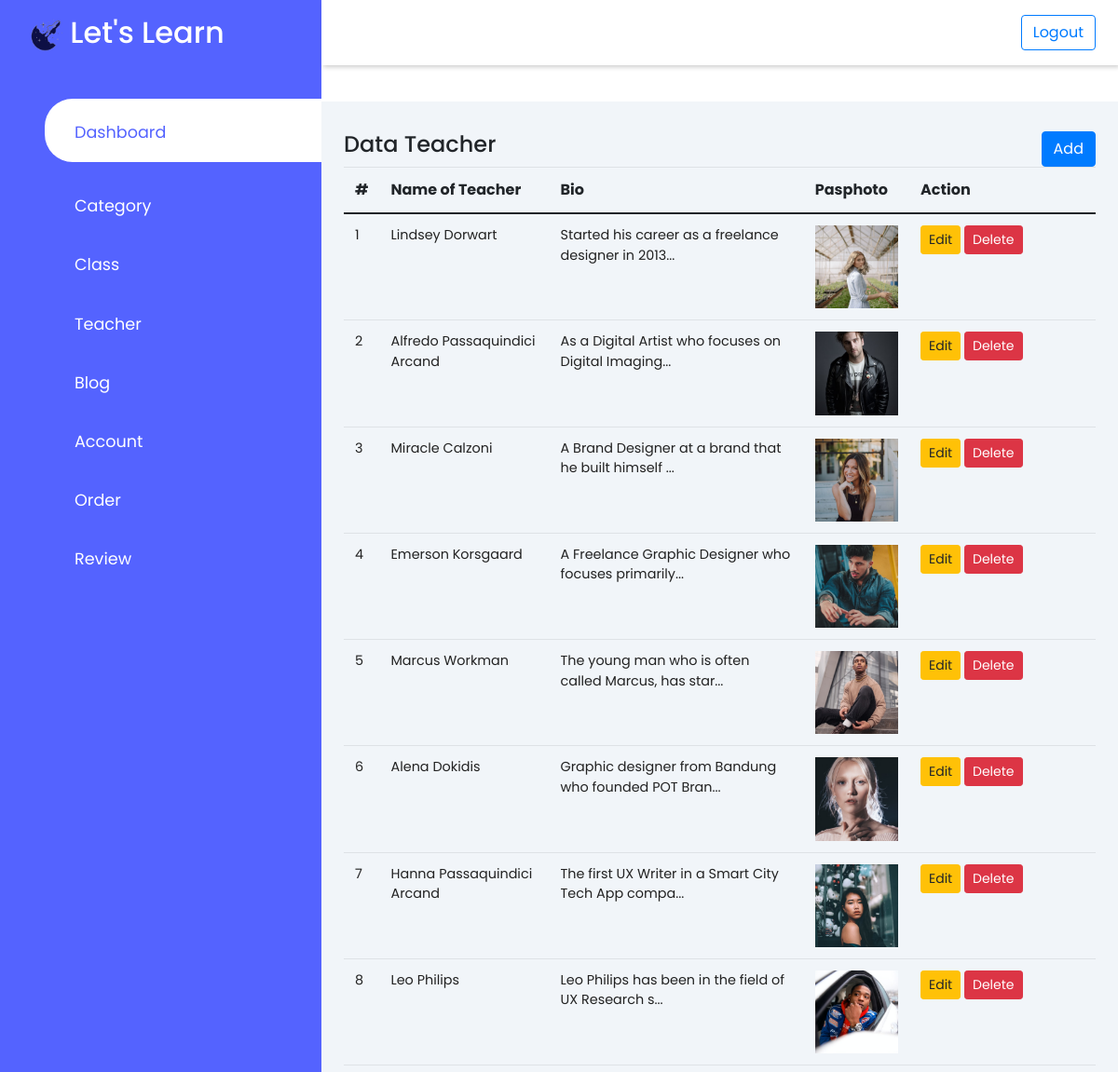
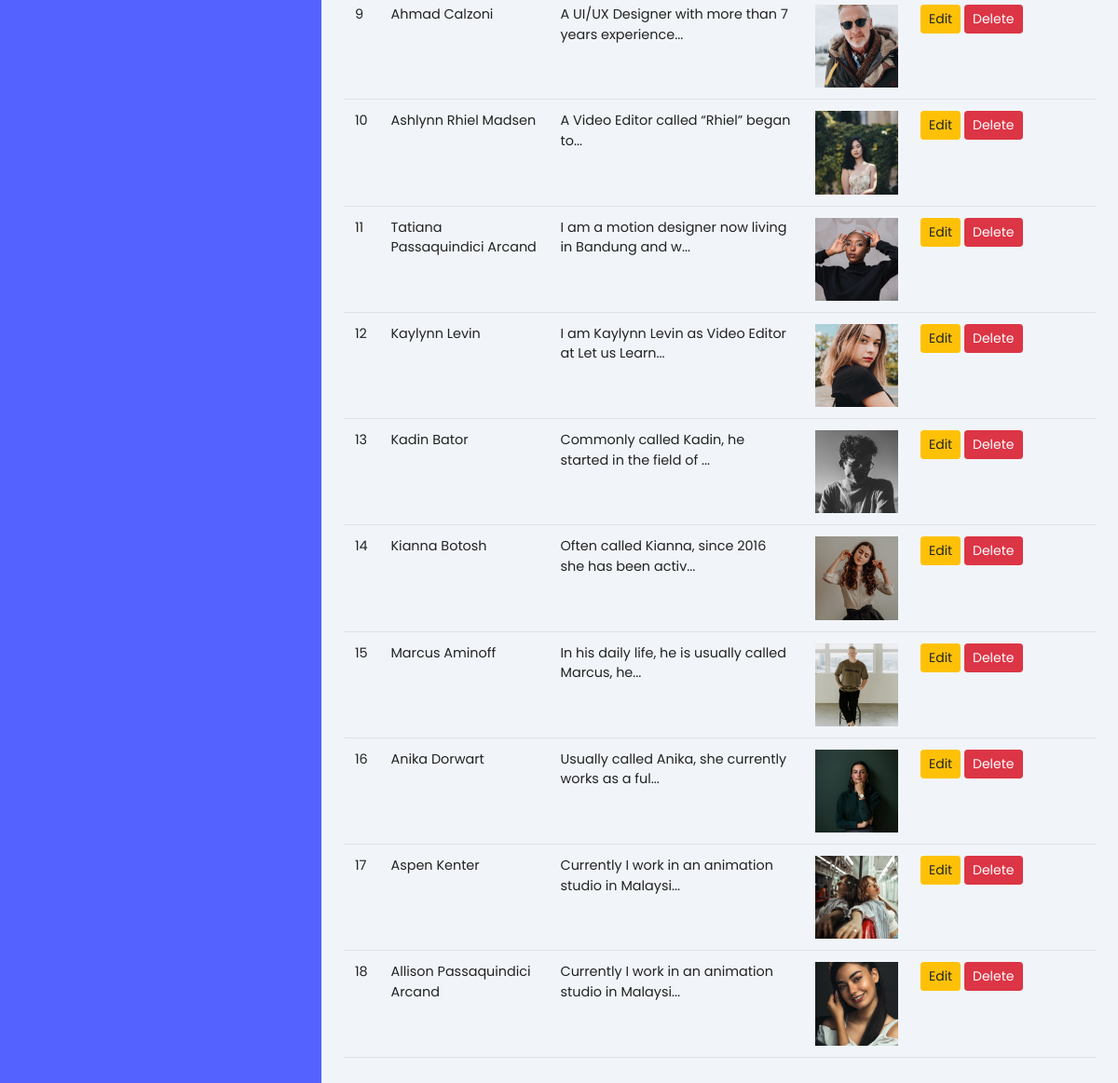
Page /back/index.php?page=guru on the committed database (2 pictures, top to bottom).
### tables this page shows
CREATE TABLE `guru` (
  `id_guru` int(11) NOT NULL,
  `nama_guru` varchar(100) NOT NULL,
  `bio_guru` text NOT NULL,
  `pasphoto` varchar(255) NOT NULL
);

### back/guru/index.php (the view)
<div class="row">
    <div class="col-md-12">
        <div class="d-flex justify-content-between">
            <h4>Data Teacher</h4>
            <a href="index.php?page=guru_create" class="btn btn-primary">Add</a>
        </div>
        <div class="table-responsive">
            <table class="table">
                <thead>
                    <tr>
                        <th>#</th>
                        <th>Name of Teacher</th>
                        <th>Bio</th>
                        <th>Pasphoto</th>
                        <th>Action</th>
                    </tr>
                </thead>
                <tbody>
                    <?php
                    $query = mysqli_query($koneksi, "SELECT * FROM guru");
                    $no = 1;
                    foreach($query as $data){
                    ?>
                    <tr>
                        <td><?= $no++ ?></td>
                        <td><?= $data['nama_guru'] ?></td>
                        <td><?= substr($data['bio_guru'],0,50); echo "..." ?></td>
                        <td>
                            <img src="../aset/img/guru/<?= $data['pasphoto'] ?>" class="img-fluid img-thumbs" width="100" alt="">
                        </td>
                        <td width="200">
                            <div class="btn-group">
                                <a href="index.php?page=guru_edit&id=<?= $data['id_guru'] ?>" class="btn btn-sm btn-warning">Edit</a>
                            </div>
                            <a href="index.php?page=guru_delete&id=<?= $data['id_guru'] ?>" class="btn btn-sm btn-danger" onclick="return confirm('Apakah anda yakin?')">Delete</a>
                        </td>
                    </tr>
                    <?php
                    }
                    ?>
                </tbody>
            </table>
        </div>
    </div>
</div>

### back/index.php (shortened to what this page needs)
<!DOCTYPE html>
<html lang="en">
<head>
    <link rel="stylesheet"
        href="https://maxst.icons8.com/vue-static/landings/line-awesome/line-awesome/1.3.0/css/line-awesome.min.css">
    <link href="https://cdn.jsdelivr.net/npm/bootstrap@5.0.2/dist/css/bootstrap.min.css" rel="stylesheet">
    <link rel="stylesheet" href="https://stackpath.bootstrapcdn.com/bootstrap/4.5.0/css/bootstrap.min.css">
    <link rel="stylesheet" href="../aset/css/style.css">
</head>
<body>
    <div class="sidebar">
        <div class="sidebar-brand">
            <h2><img src="../aset/img/logo.png" width="35" height="35"> Let's Learn</h2>
        </div>
        <div class="sidebar-menu">
            <ul>
                <li>
                    <a href="index.php" class="active"><span class="las la-igloo"></span>
                        <span>Dashboard</span></a>
                </li>
                <li>
                    <a href="index.php?page=kategori"><span class="las la-clipboard-list"></span>
                        <span>Category</span></a>
                </li>
                <li>
                    <a href="index.php?page=kelas"><span class="las la-book"></span>
                        <span>Class</span></a>
                </li>
                <li>
                    <a href="index.php?page=guru"><span class="las la-user-tie"></span>
                        <span>Teacher</span></a>
                </li>
                <li>
                    <a href="index.php?page=blog"><span class="las la-edit"></span>
                        <span>Blog</span></a>
                </li>
                <li>
                    <a href="index.php?page=akun"><span class="las la-users"></span>
                        <span>Account</span></a>
                </li>
                <li>
                    <a href="index.php?page=order"><span class="las la-shopping-bag"></span>
                        <span>Order</span></a>
                </li>
                <li>
                    <a href="index.php?page=review"><span class="las la-comment"></span>
                        <span>Review</span></a>
                </li>
            </ul>
        </div>
    </div>
    <div class="main-content">
        <header>
            <li>
                <a href="../front/index.php?page=logout" class="btn btn-outline-primary">Logout</a>
            </li>
        </header>
        <main>
            <?php
            include "menu.php";
            ?>
        </main>
    </div>
</body>
</html>

### back/menu.php (shortened to what this page needs)
<?php
    if(isset($_GET['page'])){
        $page = $_GET['page'];
        include '../aset/lib/koneksi.php';
        switch($page){
            case 'guru':
                include 'guru/index.php';
                break;
        }
    }else{
        include '../aset/lib/koneksi.php';
        include 'dashboard.php';
    }

### aset/css/style.css (style rules this page uses)
:root { --main-color:#5463ff; --color-dark:#2537ff; --text-grey: #8390A2; }
* { padding: 0; margin: 0; box-sizing: border-box; list-style-type: none; text-decoration: none; font-family: 'Poppins', sans-serif; }
.sidebar { width: 345px; position: fixed; left: 0; top: 0; height: 100%; background: var(--main-color); z-index: 100; }
.sidebar-brand { height: 90px; padding: 1rem 0rem 1rem 2rem; color: #fff; }
.sidebar-menu { margin-top: 1rem; }
.sidebar-menu li { width: 100%; margin-bottom: 1.7rem; padding-left: 1rem; }
.sidebar-menu a { padding-left: 1rem; display: block; color: #fff; font-size: 1.1rem; }
.sidebar-menu a.active { background: #fff; padding-top: 1rem; padding-bottom: 1rem; color: var(--main-color); border-radius: 30px 0px 0px 30px; }
.sidebar-menu a span:first-child { font-size:1.5rem; padding-right: 1rem; }
.main-content { margin-left: 345px; }
header { display: flex; justify-content: space-between; padding: 1rem 1.5rem; background: #fff; box-shadow: 2px 2px 5px rgba(0,0,0,0.2); position: fixed; width: calc(100% - 345px); top: 0; z-index: 100; }
main { margin-top: 85px; padding: 2rem 1.5rem; background: #f1f5f9; min-height: calc(100vh - 90px); }
table { border-collapse: collapse; }
thead tr { border-top: 1px solid #f0f0f0; border-bottom: 2px solid #f0f0f0; }
td { padding: .5rem 1rem; font-size: .9rem; color: #222; }
.table-responsive { width: 100%; overflow-x: auto; }

### rows in the picture
guru: nama_guru "Lindsey Dorwart", bio_guru "Started his career as a freelance designer in 2013", pasphoto (picture)
guru: nama_guru "Alfredo Passaquindici Arcand", bio_guru "As a Digital Artist who focuses on Digital Imaging", pasphoto (picture)
guru: nama_guru "Miracle Calzoni", bio_guru "A Brand Designer at a brand that he built himself", pasphoto (picture)
guru: nama_guru "Emerson Korsgaard", bio_guru "A Freelance Graphic Designer who focuses primarily", pasphoto (picture)
guru: nama_guru "Marcus Workman", bio_guru "The young man who is often called Marcus, has star", pasphoto (picture)
guru: nama_guru "Alena Dokidis", bio_guru "Graphic designer from Bandung who founded POT Bran", pasphoto (picture)
guru: nama_guru "Hanna Passaquindici Arcand", bio_guru "The first UX Writer in a Smart City Tech App compa", pasphoto (picture)
guru: nama_guru "Leo Philips", bio_guru "Leo Philips has been in the field of UX Research s", pasphoto (picture)
guru: nama_guru "Ahmad Calzoni", bio_guru "A UI/UX Designer with more than 7 years experience", pasphoto (picture)
guru: nama_guru "Ashlynn Rhiel Madsen", bio_guru "A Video Editor called “Rhiel” began to", pasphoto (picture)
guru: nama_guru "Tatiana Passaquindici Arcand", bio_guru "I am a motion designer now living in Bandung and w", pasphoto (picture)
guru: nama_guru "Kaylynn Levin", bio_guru "I am Kaylynn Levin as Video Editor at Let us Learn", pasphoto (picture)
guru: nama_guru "Kadin Bator", bio_guru "Commonly called Kadin, he started in the field of", pasphoto (picture)
guru: nama_guru "Kianna Botosh", bio_guru "Often called Kianna, since 2016 she has been activ", pasphoto (picture)
guru: nama_guru "Marcus Aminoff", bio_guru "In his daily life, he is usually called Marcus, he", pasphoto (picture)
guru: nama_guru "Anika Dorwart", bio_guru "Usually called Anika, she currently works as a ful", pasphoto (picture)
guru: nama_guru "Aspen Kenter", bio_guru "Currently I work in an animation studio in Malaysi", pasphoto (picture)
guru: nama_guru "Allison Passaquindici Arcand", bio_guru "Currently I work in an animation studio in Malaysi", pasphoto (picture)
